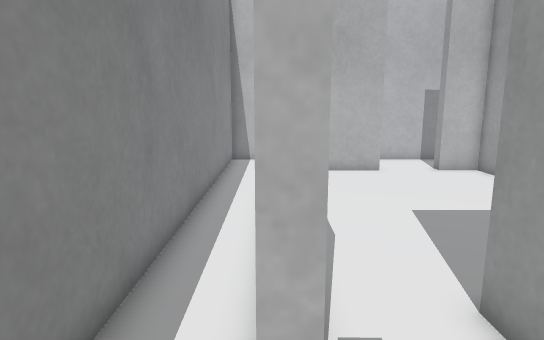
[1] (above)

18 first-person views from a walk through a robot-simulator world made for Gazebo. The camera is 0.78 m above the floor, tilts 10° down and sees 75° across. The floor is counted in squares, 0.25 m on a side. Each view is taken from the middle of a square. On the plan, view 1 faces up. The plan holds only what a view shows up to about 20 squares ahead; the rest is blank.

[2]
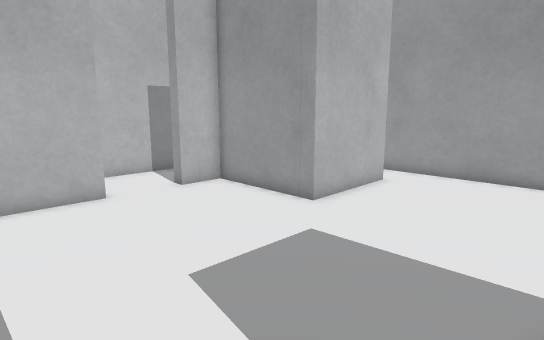

[3]
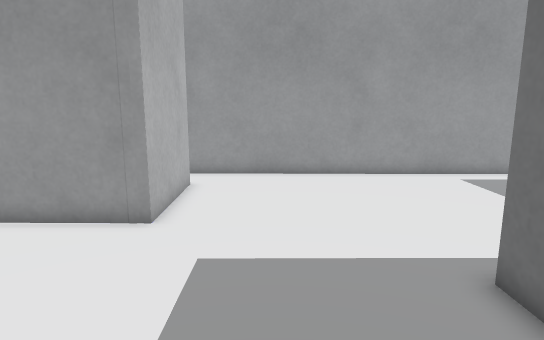

[4]
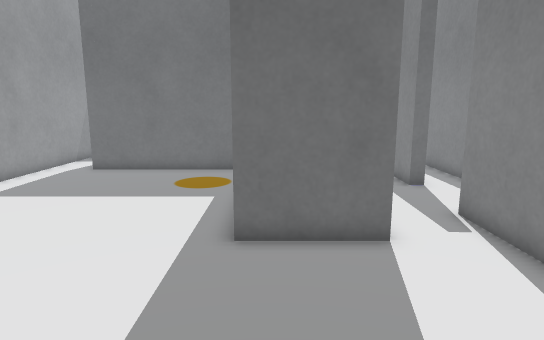

[5]
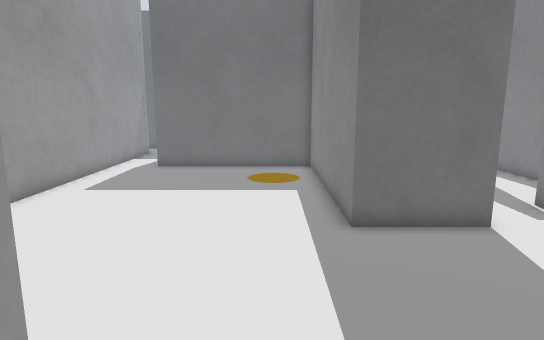

[6]
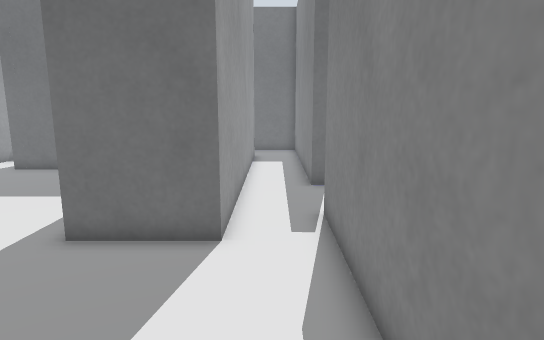

[7]
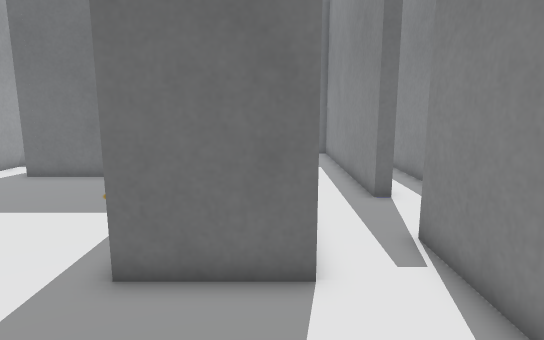

[8]
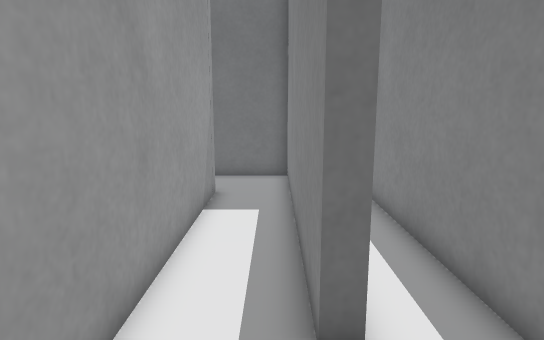

[9]
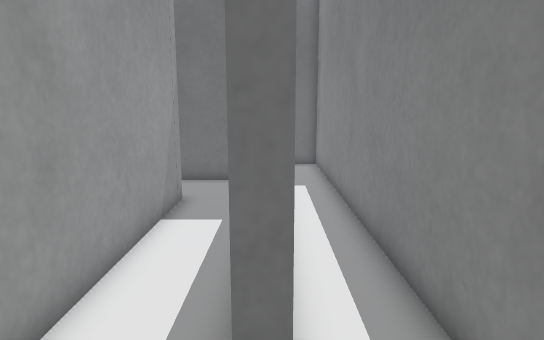

[10]
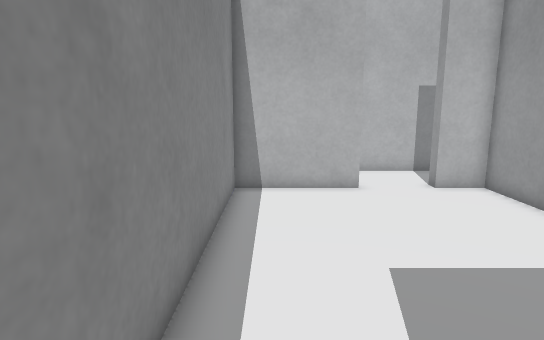

[11]
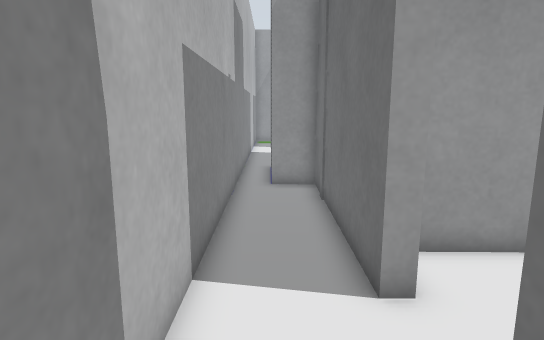

[12]
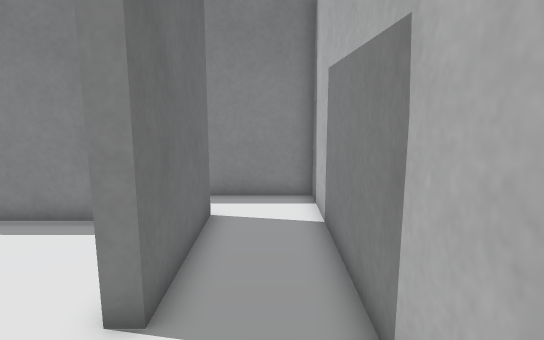

[13]
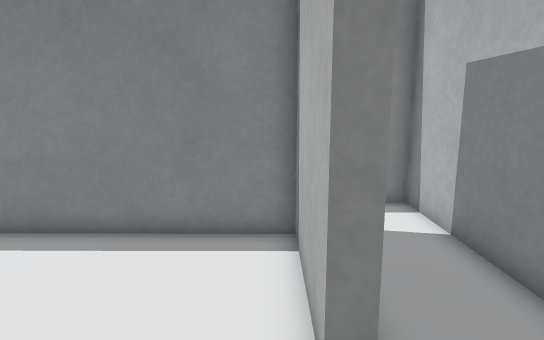

[14]
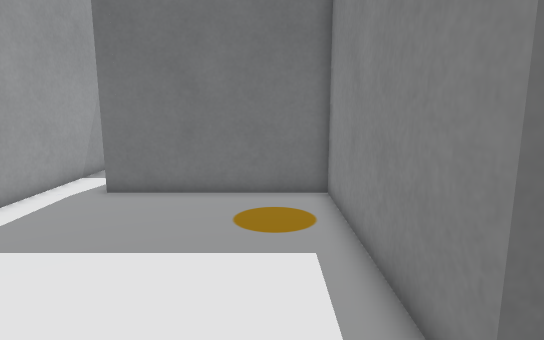

[15]
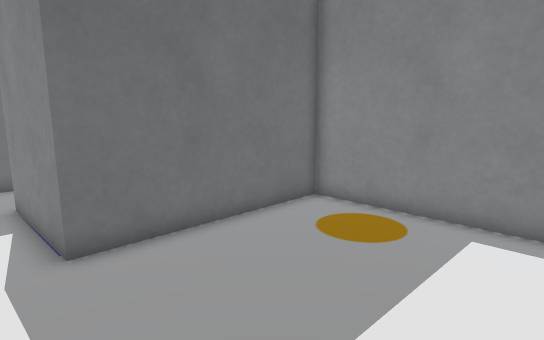

[16]
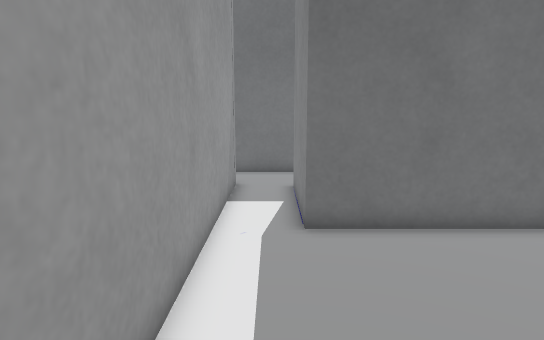

[17]
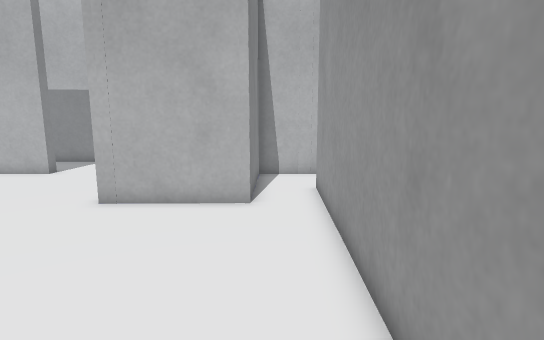

[18]
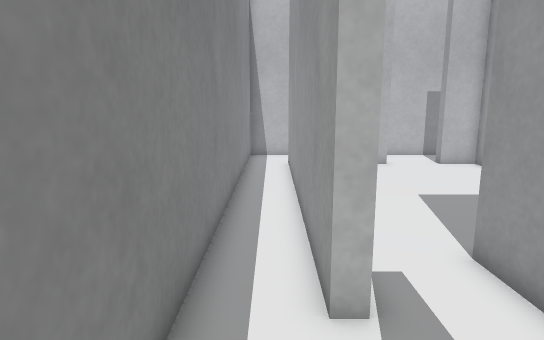

### Floor plan
Ten units are one square. View 1 is at (0, 0); x grows to the right and y downward. Boxes are objects, and circles mark ways between rooms. Rooms are numbered by the first view taken in them; rooms with no view inside come last. Other rooms are left out.
<svg viewBox="-30 -220 214 375">
<path fill="none" stroke="#000" d="M-1 -182 54 -182 54 -176M5 -28 -1 -28 -1 -179M84 -176 84 -182 173 -182 173 -200M-3 11 4 12M179 -215 -24 -215 -25 146M153 -124 103 -123 104 -176 84 -176M4 12 4 104M54 -176 5 -176 5 -28M31 101 32 -50 69 -50 69 48 151 48 151 100M175 104 177 -105"/>
<circle cx="0" cy="-5" r="3" fill="#2a7"/>
<circle cx="70" cy="-180" r="3" fill="#2a7"/>
<text x="-10" y="-110">1</text>
<text x="90" y="-50">2</text>
</svg>
Room 1 opens to room 2.

Where each view was taken, in squares from view 1:
view 1: 0 up, 0 right, facing up
view 2: 5 up, 1 right, facing up-right
view 3: 9 up, 1 right, facing right
view 4: 13 up, 6 right, facing down
view 5: 14 up, 9 right, facing down
view 6: 13 up, 2 right, facing down
view 7: 11 up, 4 right, facing down
view 8: 3 up, 1 right, facing down
view 9: 2 up, 0 right, facing down
view 10: 4 up, 2 right, facing up
view 11: 20 up, 3 right, facing right
view 12: 20 up, 10 right, facing left
view 13: 17 up, 9 right, facing left
view 14: 8 up, 9 right, facing down
view 15: 3 up, 17 right, facing down-left
view 16: 4 up, 16 right, facing down
view 17: 1 up, 16 right, facing up
view 18: 2 down, 1 left, facing up
